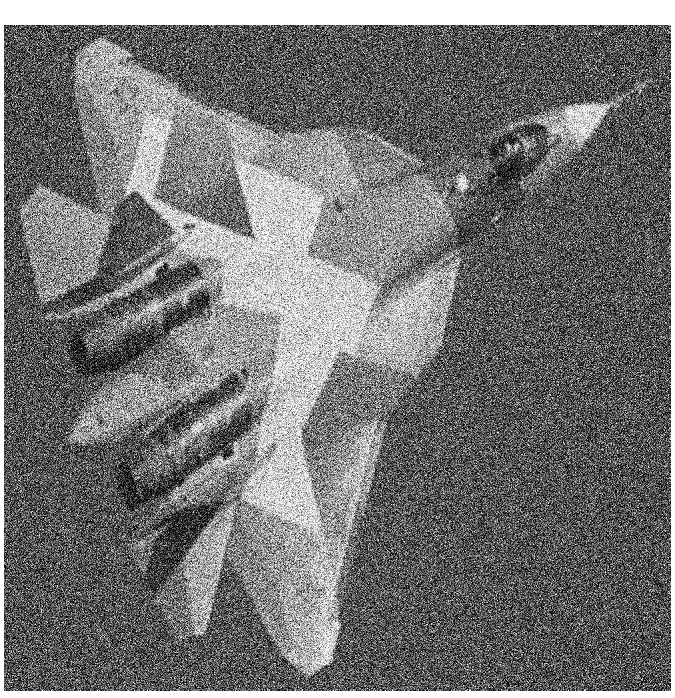
#> input picture noisy_img.png, 675 x 698 px, given in place of the camera
$ python canny_edge.py
#> lines starting #> are read from the running program, lines starting #| are printed output that depends on the picture
import cv2 as cv
import numpy as np

def nothing(aa):
    pass

if __name__ == "__main__":

    cap = cv.VideoCapture(0)
    cv.namedWindow("edge")
    cv.createTrackbar("th1","edge",0,255,nothing)
    cv.createTrackbar("th2","edge",0,255,nothing)
    cv.setTrackbarPos("th1","edge",60)
    cv.setTrackbarPos("th2","edge",100)

    while True:

        ret, frame = cap.read()
#> frame is the input picture: shape (698, 675, 3); min 0, max 255, mean 116.7
        img = cv.cvtColor(frame, cv.COLOR_BGR2GRAY)

        th1 = cv.getTrackbarPos("th1","edge")
        th2 = cv.getTrackbarPos("th2","edge")
        edges = cv.Canny(img,th1,th2)
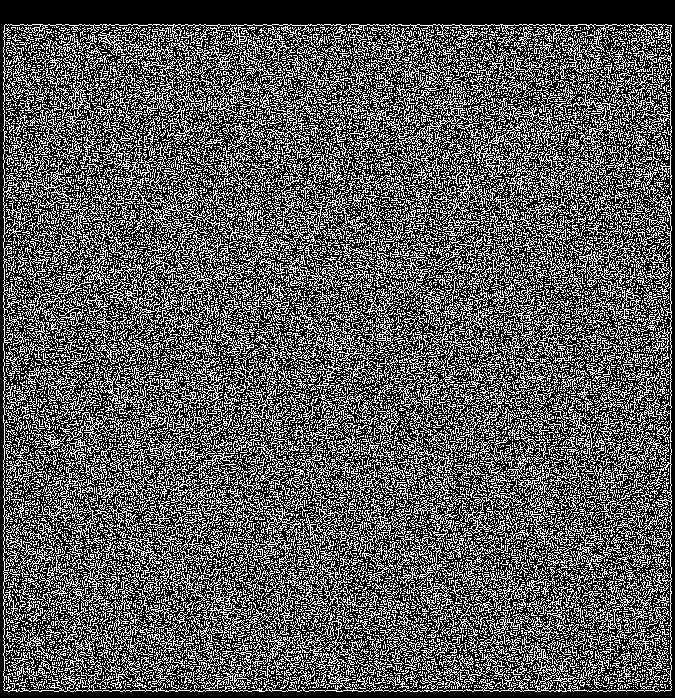
#> edges: shape (698, 675); 34.7% white in thin lines or dots
        laplacian = cv.Laplacian(frame, cv.CV_8U)
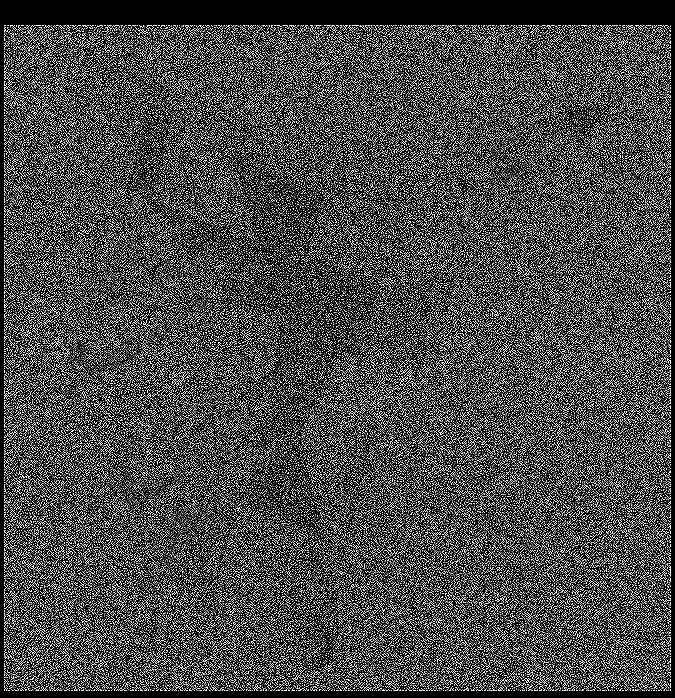
#> laplacian: shape (698, 675, 3); min 0, max 255, mean 74.7
        cv.imshow("edge",edges)
        cv.imshow("laplacian", laplacian)
        k = cv.waitKey(10)
#> (key Esc is pressed here)
        if k == 27:
            break
cv.destroyAllWindows()

$ run again, on temp_car.png
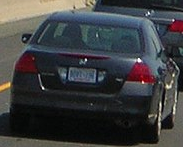
#> input picture temp_car.png, 183 x 147 px, given in place of the camera
#> frame is the input picture: shape (147, 183, 3); mean B, G, R 63.6, 62.1, 60.7
#> `edges = cv.Canny(img,th1,th2)`:
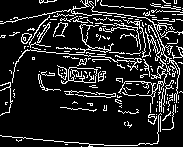
#> edges: shape (147, 183); 14.3% white in thin lines or dots
#> `laplacian = cv.Laplacian(frame, cv.CV_8U)`:
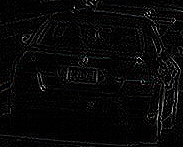
#> laplacian: shape (147, 183, 3); mean B, G, R 8.1, 8, 8
